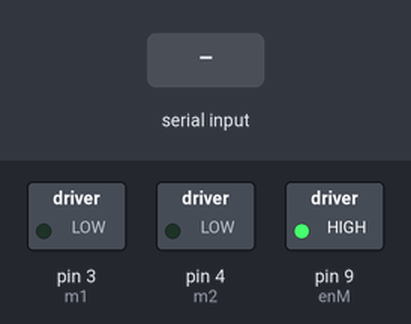
A sketch run on a simulated Arduino Uno, built with avr-gcc and run on an emulated ATmega328P. On the bench: switched loads named in the sketch (green lamp = pin HIGH). Inputs (shaded band) come from the test bench.

Above: at 1.2 s.
1.3 s: "f" received over Serial
At 2.3 s:
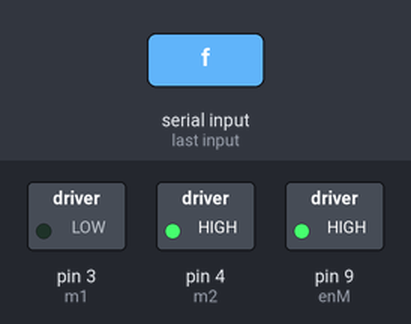
2.8 s: "s" received over Serial
At 3.4 s:
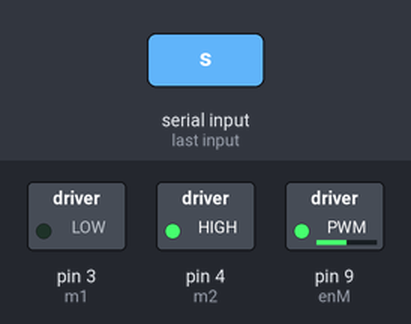
4.3 s: "a" received over Serial
At 5.5 s:
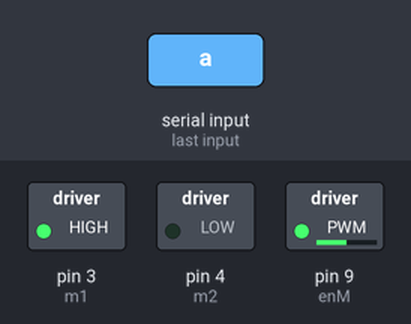
5.8 s: "w" received over Serial
At 6.9 s:
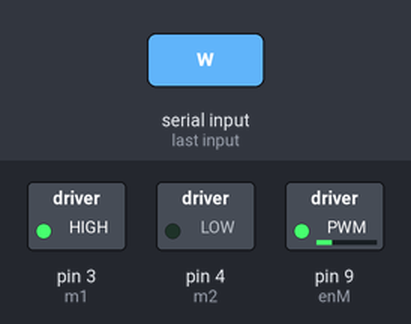
7.3 s: "d" received over Serial
At 8.0 s:
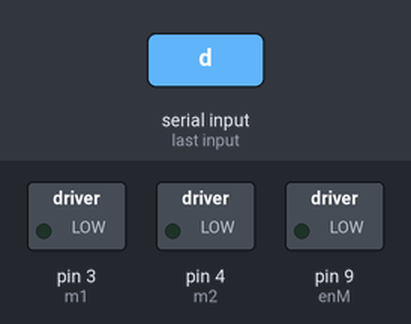
8.8 s: "f" received over Serial
At 9.2 s:
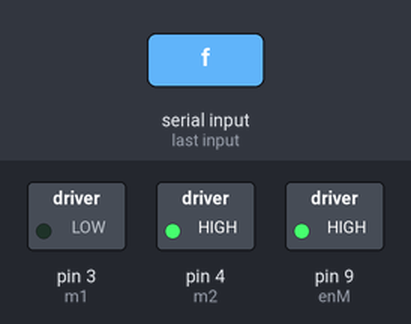
Timing chart, 0 to 11.3 s (numbered marks = the images above; inputs shaded):
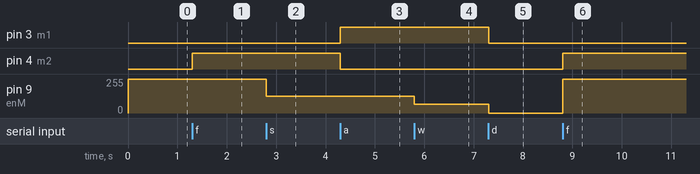

Measured:
- after the input at 1.3 s, pin 4 (m2): LOW → HIGH at once
- after the input at 2.8 s, pin 9 (enM): 255/255 → 127/255 at once
- after the input at 4.3 s, pin 3 (m1): LOW → HIGH at once; pin 4 (m2): HIGH → LOW at once
- after the input at 5.8 s, pin 9 (enM): 127/255 → 64/255 at once
- after the input at 7.3 s, pin 3 (m1): HIGH → LOW at once; pin 9 (enM): 64/255 → 0/255 at once
- after the input at 8.8 s, pin 4 (m2): LOW → HIGH at once; pin 9 (enM): 0/255 → 255/255 at once

The sketch:

MODUL3_TUGAS_KEL24_ROBOTIKA.ino
```cpp
int enM = 9; //inisialisasi port pada Arduino
int m1 = 3; //inisialisasi port pada Arduino
int m2 = 4; //inisialisasi port pada Arduino
int getIn; //membuat variabel getIn

void setup(){
  pinMode(enM,OUTPUT); //pin enable sebagai output
  pinMode(m1,OUTPUT); //pin m1 sebagai output
  pinMode(m2,OUTPUT); //pin m2 sebagai output
  Serial.begin(9600); //mengatur baudrate sebesar 9600
  digitalWrite(enM,HIGH); //mengaktifkan pin enable
}

void loop(){
  getIn = Serial.read(); //variabel getIn membaca nilai input
  //jika ditekan huruf 'f' maka motor akan berputar
  if (getIn == 'f'){ //maju kencang
    analogWrite(enM,255);
    digitalWrite(m1,LOW);
    digitalWrite(m2,HIGH);
  }
  //jika ditekan huruf 's' maka motor akan berhenti
  if (getIn == 's'){
    analogWrite(enM,127);  //maju sedang
    digitalWrite(m1,LOW);
    digitalWrite(m2,HIGH);
  }
  if (getIn == 'a'){ //mundur sedang
    analogWrite(enM,127);
    digitalWrite(m1,HIGH);
    digitalWrite(m2,LOW);
  }
  if (getIn == 'w'){
    analogWrite(enM,64);  //mundur pelan
    digitalWrite(m1,HIGH);
    digitalWrite(m2,LOW);
  }
  if (getIn == 'd'){
    analogWrite(enM,0); //berhenti
    digitalWrite(m1,LOW);
    digitalWrite(m2,LOW);
  }
}
```
